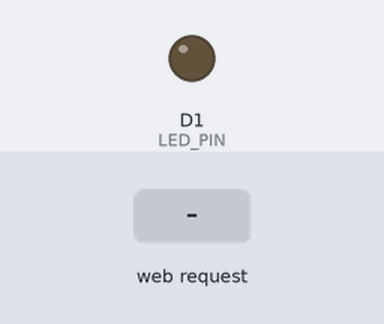
This sketch was run on a simulated ESP8266 (NodeMCU). On the bench: output pins drawn as LEDs (lit = HIGH). The test bench sets the inputs (shaded band). What the sketch prints to the serial monitor is not drawn.

Above: at 1.2 s.
1.3 s: HTTP request GET /on received
At 1.6 s:
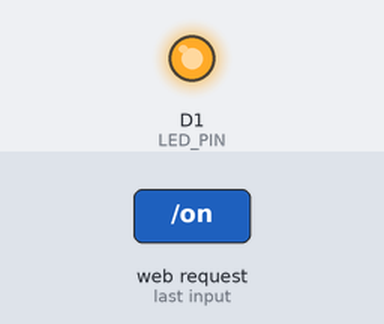
2.8 s: HTTP request GET /off received
At 3.9 s:
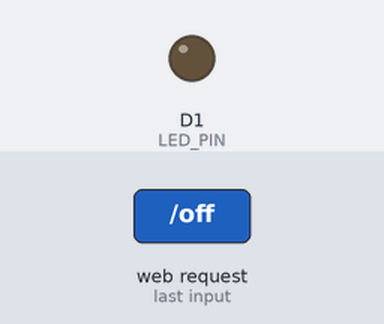
Timing chart, 0 to 5.8 s (numbered marks = the images above; inputs shaded):
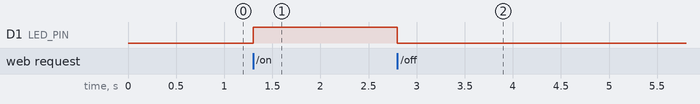

Measured:
- after the input at 1.3 s, D1 (LED_PIN): LOW → HIGH at once
- after the input at 2.8 s, D1 (LED_PIN): HIGH → LOW at once

The sketch:

smart_monitor.ino
```cpp
#include <ESP8266WiFi.h>
#include <ESP8266WebServer.h>
#include <DHT.h>

// Hardware
#define LED_PIN D1
#define DHT_PIN D2
#define DHT_TYPE DHT11

DHT dht(DHT_PIN, DHT_TYPE);

// WiFi credentials
const char* ssid = "IoT_Workshop";
const char* password = "12345678";

// Web server
ESP8266WebServer server(80);


// Main webpage
void handleRoot() {

    String page = R"rawliteral(
    <!DOCTYPE html>
    <html>

    <head>
        <title>IoT Environment Monitor</title>

        <meta name="viewport"
        content="width=device-width, initial-scale=1">

        <style>
            body {
                font-family: Arial;
                text-align: center;
                background: #eeeeee;
                padding: 20px;
            }

            .card {
                background: white;
                padding: 20px;
                margin: 15px auto;
                max-width: 350px;
                border-radius: 12px;
            }

            button {
                padding: 15px 30px;
                margin: 10px;
                font-size: 18px;
            }
        </style>
    </head>

    <body>

        <h2>ESP8266 Smart Monitor</h2>

        <div class="card">
            <h3>Temperature</h3>
            <h1 id="temp">-- °C</h1>

            <h3>Humidity</h3>
            <h1 id="hum">-- %</h1>
        </div>

        <div class="card">
            <h3>LED Control</h3>

            <button onclick="fetch('/on')">
                ON
            </button>

            <button onclick="fetch('/off')">
                OFF
            </button>
        </div>

        <script>

            function updateData() {

                fetch('/data')
                .then(response => {
                    if (!response.ok) {
                        throw new Error("Sensor error");
                    }
                    return response.json();
                })
                .then(data => {

                    document.getElementById('temp')
                    .innerHTML = data.temperature + ' °C';

                    document.getElementById('hum')
                    .innerHTML = data.humidity + ' %';

                })
                .catch(error => {
                    console.log(error);
                });

            }

            // Update every 3 seconds
            setInterval(updateData, 3000);

            updateData();

        </script>

    </body>
    </html>
    )rawliteral";

    server.send(200, "text/html", page);
}


// Sensor data endpoint
void handleData() {

    float temperature = dht.readTemperature();
    float humidity = dht.readHumidity();

    if (isnan(temperature) || isnan(humidity)) {

        server.send(
            500,
            "application/json",
            "{\"error\":\"Sensor read failed\"}"
        );

        return;
    }

    String json = "{";

    json += "\"temperature\":";
    json += String(temperature, 1);

    json += ",\"humidity\":";
    json += String(humidity, 1);

    json += "}";

    server.send(200, "application/json", json);
}


// LED ON
void handleLEDOn() {

    digitalWrite(LED_PIN, HIGH);

    server.send(200, "text/plain", "LED ON");
}


// LED OFF
void handleLEDOff() {

    digitalWrite(LED_PIN, LOW);

    server.send(200, "text/plain", "LED OFF");
}


void setup() {

    Serial.begin(115200);

    pinMode(LED_PIN, OUTPUT);
    digitalWrite(LED_PIN, LOW);

    dht.begin();

    // Create WiFi network
    WiFi.softAP(ssid, password);

    Serial.print("AP IP: ");
    Serial.println(WiFi.softAPIP());

    // Register routes
    server.on("/", handleRoot);
    server.on("/data", handleData);
    server.on("/on", handleLEDOn);
    server.on("/off", handleLEDOff);

    server.begin();

    Serial.println("Web server started");
}


void loop() {

    server.handleClient();

}
```
